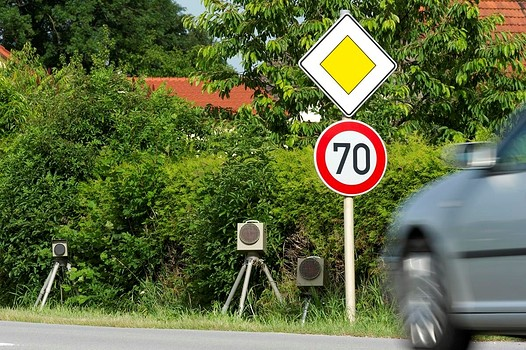
#> input picture Al安全入门/data/sign.jpeg, 526 x 350 px
$ jupyter execute '圆形检测.ipynb'
#> lines starting #> are read from the running program, lines starting #| are printed output that depends on the picture; after the words box and inside, x2 and y2 are one past the last pixel; in counts of white or black regions, pixels touching at a corner belong together
[cell 1]
import cv2
from matplotlib import pyplot as plt
import numpy as np

基于霍夫变换的圆形检测

[cell 2]
img=cv2.imread("../data/sign.jpeg")
#> img is the input picture: shape (350, 526, 3); mean B, G, R 64.5, 105.9, 94.3
gray_img=cv2.cvtColor(img, cv2.COLOR_RGB2GRAY)
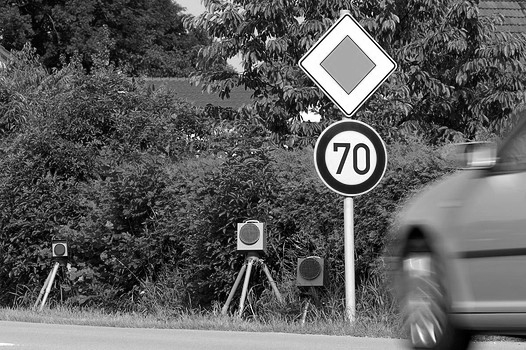
#> gray_img: shape (350, 526); min 0, max 255, mean 92.2
show_img=gray_img.copy()

#Canny的阈值
param1=50
param2=100

#Canny边缘检测边缘检测
#先做高斯平滑进行降噪
edges = cv2.GaussianBlur(gray_img,(7,7),0)
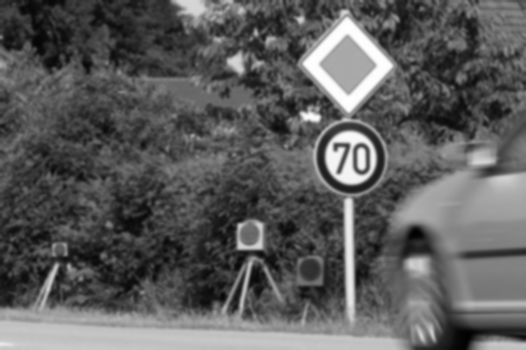
#> edges: shape (350, 526); min 1, max 255, mean 92.2
edges = cv2.Canny(edges, param1, param2)
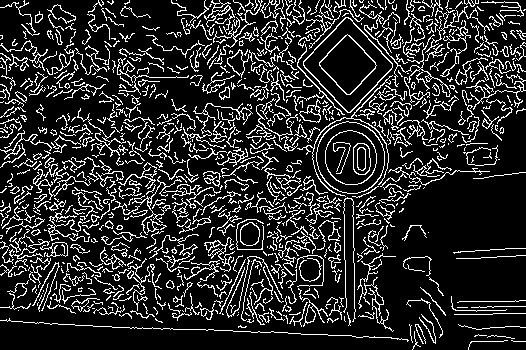
#> edges: shape (350, 526); 16.6% white in thin lines or dots
#对二值图像进行反转  黑白颠倒
edges=cv2.bitwise_not(edges)
#> edges: shape (350, 526); 83.4% white; black in thin lines or dots

#构造空白图像
clean_img=np.ones_like(show_img)

# 霍夫圆变换
circles = cv2.HoughCircles(gray_img,cv2.HOUGH_GRADIENT,1,
80,param1=param1,param2=param2,minRadius=20,maxRadius=60)
#> circles = [[350.5, 159.5, 38.5]]

# 将检测的圆画出来
for i in circles[0, :]:
    cv2.circle(show_img,(i[0], i[1]), int(i[2]), (0, 255, 0), 2)
    cv2.circle(clean_img, (i[0], i[1]), int(i[2]), (0, 255, 0), 2)
#> this loop made 1 pass
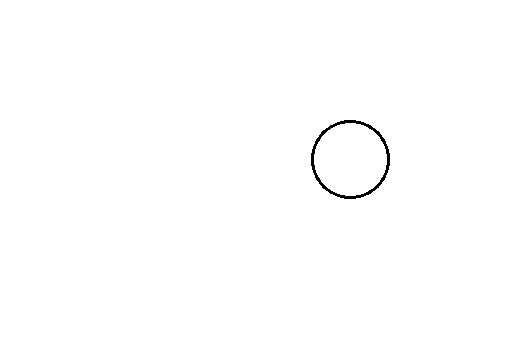
#> clean_img: shape (350, 526); values 0 (black) and 1 (white), 99.6% white; black in thin lines or dots, all inside (x1, y1, x2, y2) = (311, 120, 390, 199)
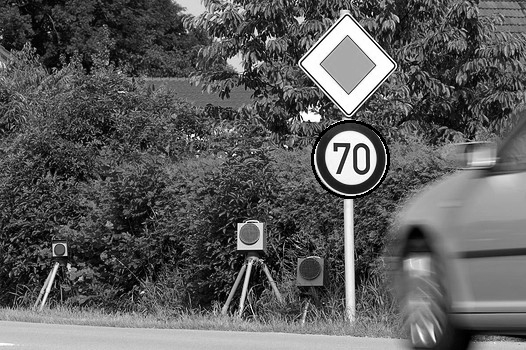
#> show_img: shape (350, 526); 0.39% of pixels changed, all inside (x1, y1, x2, y2) = (311, 120, 390, 199)


plt.subplot(221)
plt.imshow(gray_img,cmap=plt.cm.gray)
plt.title("(A)")

plt.subplot(222)
plt.imshow(edges,cmap=plt.cm.gray)
plt.title("(B)")


plt.subplot(223)
plt.imshow(clean_img,cmap=plt.cm.gray)
plt.title("(C)")

plt.subplot(224)
plt.imshow(show_img,cmap=plt.cm.gray)
plt.title("(D)")


plt.tight_layout()
